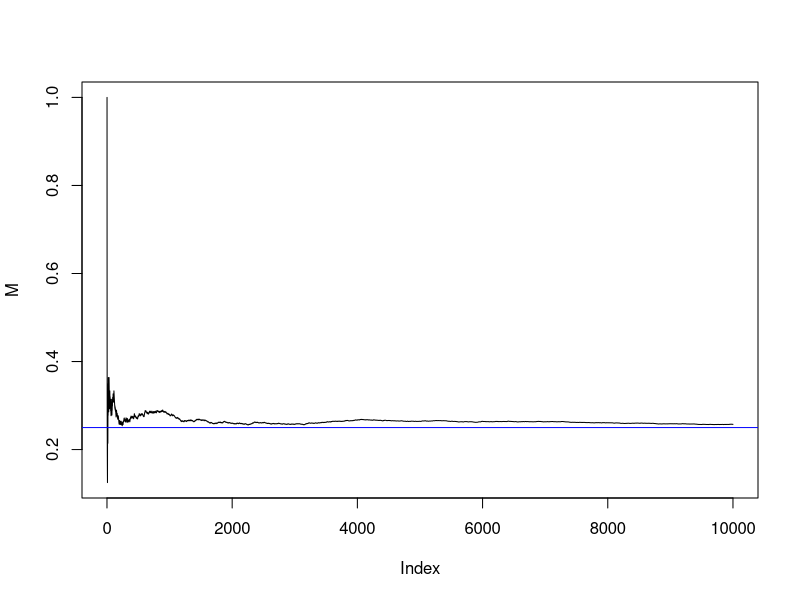
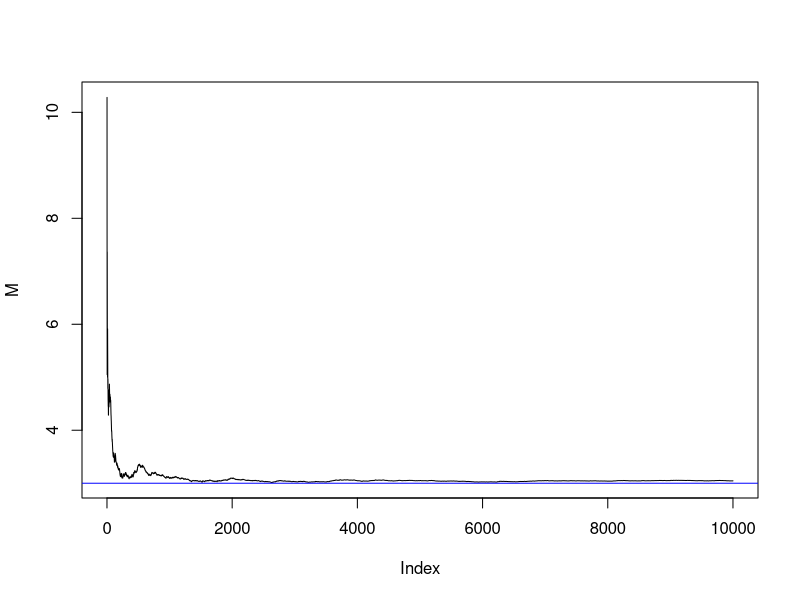
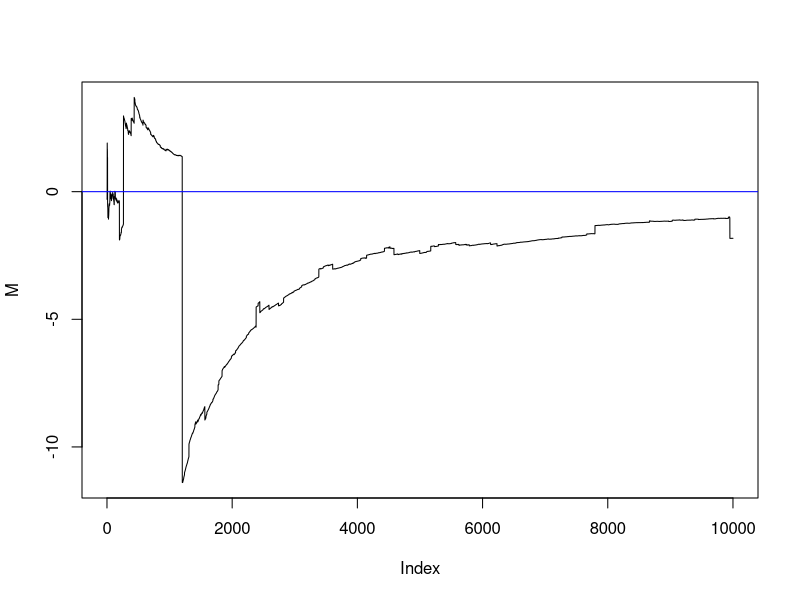
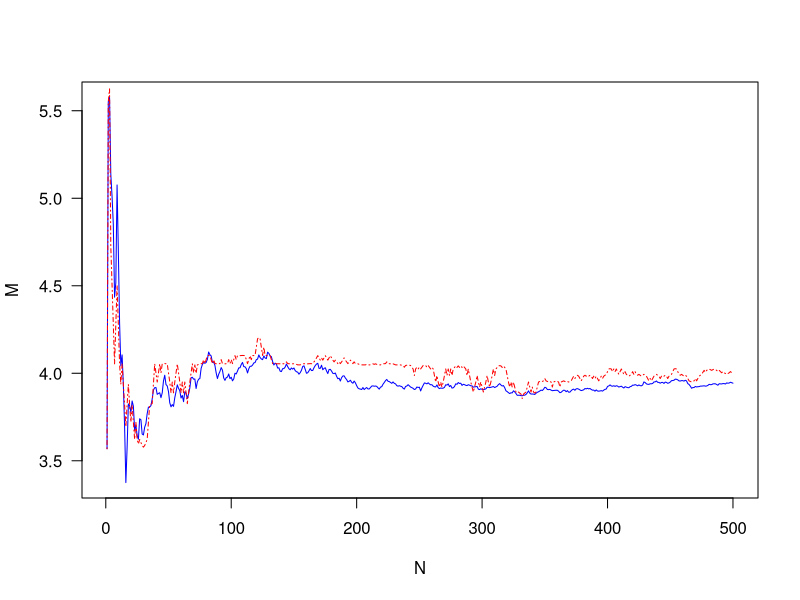
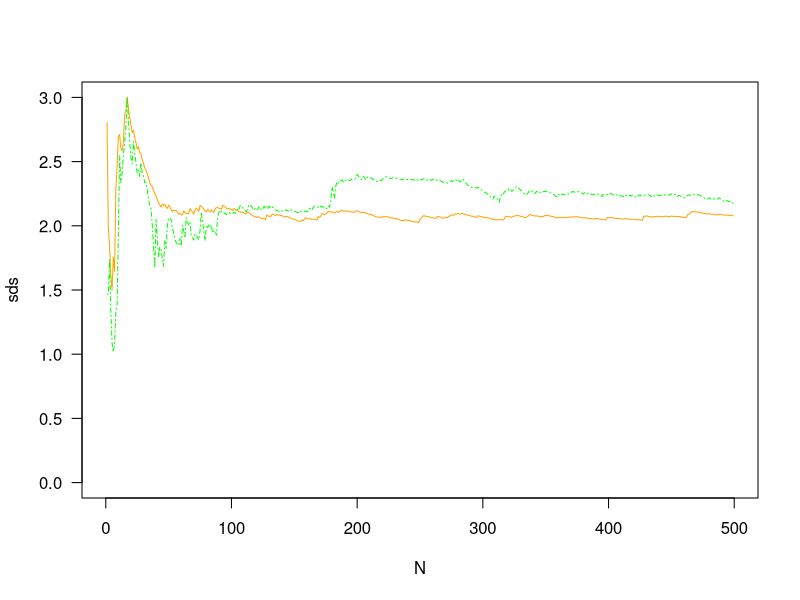
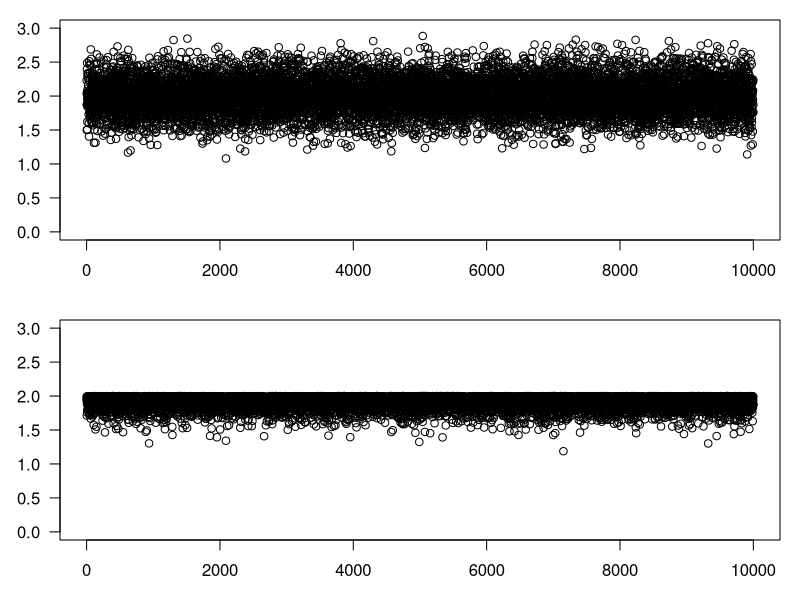

These charts were generated, in order, by the following R code:
# Lab01:

# zadanie 1 ---------------------------------------------------------------

N <- 10000
n <- 1:N

zadanie1 <- function(X, n, h) {
  S <- cumsum(X)
  M <- S/n
  plot(M, type = 'l')
  abline(h = h, col = 'blue')
}

# a)

p <- 1/4
X <- rbinom(N, 1, p)
zadanie1(X, n, p)

# b)

lambda <- 1/3
X <- rexp(N, lambda)
zadanie1(X, n, 1/lambda)

# c)

location <- 0
scale <- 1
X <- rcauchy(N, location, scale)
zadanie1(X, n, location)


# zadanie 2 ---------------------------------------------------------------

N <- 500
n <- 1:N
mi <- 4
sigma <- 2

X <- rnorm(N, mi, sigma)
S <- cumsum(X)
M <- S/n

medians = c()
for(i in n)
  medians[i] <-  median(X[1:i])

# a)

plot(M,
     las = 1,      # Orientacja etykiet na osiach.
     xlab = 'N',   # Etykiety dla osi X.
     col = 'blue', # Kolor wykresu.
     type = 'l')   # Typ wykresu.
lines(medians,
      lty = 4,
      col = 'red')

# Zarówno średnie jak i mediany zbiegają do wartości μ (wartości oczekiwanej).

# b)

sds = c()
iqrs = c()
for(i in 2:N)
{
  sds[i-1] <- sd(X[1:i])
  iqrs[i-1] <- IQR(X[1:i])/1.35
}

plot(sds,
     las = 1,
     col = 'orange',
     ylim = c(0,3),  # Określenie zakresu osi Y.
     type = 'l',
     xlab = 'N')
lines(iqrs,
      lty = 4,
      col = 'green')

# Zarówno odchylenia standardowe jak i rozstępy międzykwartylowe zbiegają do 
# wartości σ (odchylenia standardowego).
# Na podstawie powyższych można wnioskować że wybrane statystyki są sensownymi 
# estymatorami odpowiadających im parametrów.

# zadanie 3 ---------------------------------------------------------------

# Rozwiązanie analogiczne do zadania 2.
# Wnioski:

# Mediany zbiegają do wartości "a", natomiast średnie nie zbiegają do niczego.
# Ochylenia ćwiartkowe zbiegają do wartości "d", natomiast ochylenia standardowe
# nie zbiegają do niczego.

# Na podstawie powyższych można wnioskować że mediany i ochylenia ćwiartkowe są 
# sensownymi estymatorami odpowiadających im parametrów, czego nie można 
# powiedzieć o średnich i odchyleniach standardowych.


# zadanie 4 ---------------------------------------------------------------

# fitdistr() - funkcja służy do dopasowywania parametrycznych rozkładów
#              prawdopodobieństwa do danych, można dzięki niej policzyć
#              wartość estymatora największej wiarygodności.

library(MASS)

times <- c(483, 705, 2623, 347, 620, 2719, 1035, 421)
fit <- fitdistr(times, "exponential")

# a)

(estimate <- fit$estimate)

# b)

(time_estimate <- 1/estimate)

(probability <- pexp(1000, rate = estimate))


# zadanie 5 ---------------------------------------------------------------

library(MASS)

N <- 100
alfa <- 3
beta <- 2

X <- rgamma(N, alfa, beta)
(fit <- fitdistr(X, "gamma")$estimate)

# zadanie 6 ---------------------------------------------------------------

# replicate() - funkcja służy do wielokrotnego wykonywania operacji na wektorze

N <- 10000
k <- 20
theta <- 2

estimates <- replicate(N, {
  x <- runif(k, 0, theta)
  return (c(2*mean(x), max(x))) # Wykorzystujemy gotowe wzory na ENW.
})

mean(estimates[1,] - theta)
mean(estimates[2,] - theta)

# Oba estymatory dobrze estymują wartość θ, przy czym warto zauważyć, że
# estymator metody momentów jest nieobciążony, a estymator największej
# wiarygodności ma zauważalne negatywne obciążenie.

par(mfrow=c(2,1), 
    mar = c(3, 3, 1, 1))

plot(estimates[1,],
     las = 1,
     xlab = '',
     ylab = 'EMM',
     ylim = c(0,3))

plot(estimates[2,],
     las = 1,
     xlab = '',
     ylab = 'ENW',
     ylim = c(0,3))